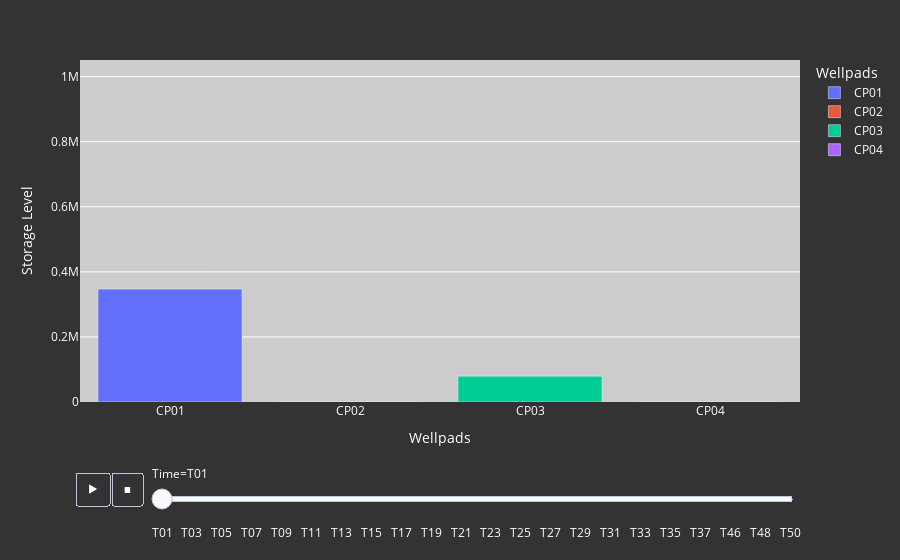

The notebook cell saved with this chart:
### Markdown cell above
## Checking for variation over time

* Useful for keeping track of the storage tank levels over time
* Support for 3 and 4-indexed variables:
    - Location, Time, Quantity
    - Location, Destination, Time, Quantity

### Code cell
from pareto.utilities.results import plot_bars
args={'chart_title': 'Storage Levels',
      'labels': [('Wellpads', 'Time', 'Storage Level')]}
input_data = {
    "pareto_var": df_parameters_results["v_L_PadStorage"]}
plot_bars(input_data, args=args)
# df_parameters["v_L_PadStorage"]

### Figure 1 — Plotly figure (JSON) as saved in the notebook; plotly's stock layout.template omitted (floating-point values rounded to 4 significant figures)
{"data": [{"alignmentgroup": "True", "hovertemplate": "Wellpads=%{x}<br>Time=T01<br>Storage Level=%{y}<extra></extra>", "legendgroup": "CP01", "marker": {"color": "#636efa", "pattern": {"shape": ""}}, "name": "CP01", "offsetgroup": "CP01", "orientation": "v", "showlegend": true, "textposition": "auto", "type": "bar", "x": ["CP01"], "xaxis": "x", "y": [347000], "yaxis": "y"}, {"alignmentgroup": "True", "hovertemplate": "Wellpads=%{x}<br>Time=T01<br>Storage Level=%{y}<extra></extra>", "legendgroup": "CP02", "marker": {"color": "#EF553B", "pattern": {"shape": ""}}, "name": "CP02", "offsetgroup": "CP02", "orientation": "v", "showlegend": true, "textposition": "auto", "type": "bar", "x": ["CP02"], "xaxis": "x", "y": [1e-10], "yaxis": "y"}, {"alignmentgroup": "True", "hovertemplate": "Wellpads=%{x}<br>Time=T01<br>Storage Level=%{y}<extra></extra>", "legendgroup": "CP03", "marker": {"color": "#00cc96", "pattern": {"shape": ""}}, "name": "CP03", "offsetgroup": "CP03", "orientation": "v", "showlegend": true, "textposition": "auto", "type": "bar", "x": ["CP03"], "xaxis": "x", "y": [79500], "yaxis": "y"}, {"alignmentgroup": "True", "hovertemplate": "Wellpads=%{x}<br>Time=T01<br>Storage Level=%{y}<extra></extra>", "legendgroup": "CP04", "marker": {"color": "#ab63fa", "pattern": {"shape": ""}}, "name": "CP04", "offsetgroup": "CP04", "orientation": "v", "showlegend": true, "textposition": "auto", "type": "bar", "x": ["CP04"], "xaxis": "x", "y": [1e-10], "yaxis": "y"}], "layout": {"barmode": "relative", "font": {"color": "#fff"}, "legend": {"title": {"text": "Wellpads"}, "tracegroupgap": 0}, "margin": {"t": 60}, "paper_bgcolor": "#333", "plot_bgcolor": "#ccc", "sliders": [{"active": 0, "currentvalue": {"prefix": "Time="}, "len": 0.9, "pad": {"b": 10, "t": 60}, "steps": [{"args": [["T01"], {"frame": {"duration": 0, "redraw": true}, "fromcurrent": true, "mode": "immediate", "transition": {"duration": 0, "easing": "linear"}}], "label": "T01", "method": "animate"}, {"args": [["T02"], {"frame": {"duration": 0, "redraw": true}, "fromcurrent": true, "mode": "immediate", "transition": {"duration": 0, "easing": "linear"}}], "label": "T02", "method": "animate"}, {"args": [["T03"], {"frame": {"duration": 0, "redraw": true}, "fromcurrent": true, "mode": "immediate", "transition": {"duration": 0, "easing": "linear"}}], "label": "T03", "method": "animate"}, {"args": [["T04"], {"frame": {"duration": 0, "redraw": true}, "fromcurrent": true, "mode": "immediate", "transition": {"duration": 0, "easing": "linear"}}], "label": "T04", "method": "animate"}, {"args": [["T05"], {"frame": {"duration": 0, "redraw": true}, "fromcurrent": true, "mode": "immediate", "transition": {"duration": 0, "easing": "linear"}}], "label": "T05", "method": "animate"}, {"args": [["T06"], {"frame": {"duration": 0, "redraw": true}, "fromcurrent": true, "mode": "immediate", "transition": {"duration": 0, "easing": "linear"}}], "label": "T06", "method": "animate"}, {"args": [["T07"], {"frame": {"duration": 0, "redraw": true}, "fromcurrent": true, "mode": "immediate", "transition": {"duration": 0, "easing": "linear"}}], "label": "T07", "method": "animate"}, {"args": [["T08"], {"frame": {"duration": 0, "redraw": true}, "fromcurrent": true, "mode": "immediate", "transition": {"duration": 0, "easing": "linear"}}], "label": "T08", "method": "animate"}, {"args": [["T09"], {"frame": {"duration": 0, "redraw": true}, "fromcurrent": true, "mode": "immediate", "transition": {"duration": 0, "easing": "linear"}}], "label": "T09", "method": "animate"}, {"args": [["T10"], {"frame": {"duration": 0, "redraw": true}, "fromcurrent": true, "mode": "immediate", "transition": {"duration": 0, "easing": "linear"}}], "label": "T10", "method": "animate"}, {"args": [["T11"], {"frame": {"duration": 0, "redraw": true}, "fromcurrent": true, "mode": "immediate", "transition": {"duration": 0, "easing": "linear"}}], "label": "T11", "method": "animate"}, {"args": [["T12"], {"frame": {"duration": 0, "redraw": true}, "fromcurrent": true, "mode": "immediate", "transition": {"duration": 0, "easing": "linear"}}], "label": "T12", "method": "animate"}, {"args": [["T13"], {"frame": {"duration": 0, "redraw": true}, "fromcurrent": true, "mode": "immediate", "transition": {"duration": 0, "easing": "linear"}}], "label": "T13", "method": "animate"}, {"args": [["T14"], {"frame": {"duration": 0, "redraw": true}, "fromcurrent": true, "mode": "immediate", "transition": {"duration": 0, "easing": "linear"}}], "label": "T14", "method": "animate"}, {"args": [["T15"], {"frame": {"duration": 0, "redraw": true}, "fromcurrent": true, "mode": "immediate", "transition": {"duration": 0, "easing": "linear"}}], "label": "T15", "method": "animate"}, {"args": [["T16"], {"frame": {"duration": 0, "redraw": true}, "fromcurrent": true, "mode": "immediate", "transition": {"duration": 0, "easing": "linear"}}], "label": "T16", "method": "animate"}, {"args": [["T17"], {"frame": {"duration": 0, "redraw": true}, "fromcurrent": true, "mode": "immediate", "transition": {"duration": 0, "easing": "linear"}}], "label": "T17", "method": "animate"}, {"args": [["T18"], {"frame": {"duration": 0, "redraw": true}, "fromcurrent": true, "mode": "immediate", "transition": {"duration": 0, "easing": "linear"}}], "label": "T18", "method": "animate"}, {"args": [["T19"], {"frame": {"duration": 0, "redraw": true}, "fromcurrent": true, "mode": "immediate", "transition": {"duration": 0, "easing": "linear"}}], "label": "T19", "method": "animate"}, {"args": [["T20"], {"frame": {"duration": 0, "redraw": true}, "fromcurrent": true, "mode": "immediate", "transition": {"duration": 0, "easing": "linear"}}], "label": "T20", "method": "animate"}, {"args": [["T21"], {"frame": {"duration": 0, "redraw": true}, "fromcurrent": true, "mode": "immediate", "transition": {"duration": 0, "easing": "linear"}}], "label": "T21", "method": "animate"}, {"args": [["T22"], {"frame": {"duration": 0, "redraw": true}, "fromcurrent": true, "mode": "immediate", "transition": {"duration": 0, "easing": "linear"}}], "label": "T22", "method": "animate"}, {"args": [["T23"], {"frame": {"duration": 0, "redraw": true}, "fromcurrent": true, "mode": "immediate", "transition": {"duration": 0, "easing": "linear"}}], "label": "T23", "method": "animate"}, {"args": [["T24"], {"frame": {"duration": 0, "redraw": true}, "fromcurrent": true, "mode": "immediate", "transition": {"duration": 0, "easing": "linear"}}], "label": "T24", "method": "animate"}, {"args": [["T25"], {"frame": {"duration": 0, "redraw": true}, "fromcurrent": true, "mode": "immediate", "transition": {"duration": 0, "easing": "linear"}}], "label": "T25", "method": "animate"}, {"args": [["T26"], {"frame": {"duration": 0, "redraw": true}, "fromcurrent": true, "mode": "immediate", "transition": {"duration": 0, "easing": "linear"}}], "label": "T26", "method": "animate"}, {"args": [["T27"], {"frame": {"duration": 0, "redraw": true}, "fromcurrent": true, "mode": "immediate", "transition": {"duration": 0, "easing": "linear"}}], "label": "T27", "method": "animate"}, {"args": [["T28"], {"frame": {"duration": 0, "redraw": true}, "fromcurrent": true, "mode": "immediate", "transition": {"duration": 0, "easing": "linear"}}], "label": "T28", "method": "animate"}, {"args": [["T29"], {"frame": {"duration": 0, "redraw": true}, "fromcurrent": true, "mode": "immediate", "transition": {"duration": 0, "easing": "linear"}}], "label": "T29", "method": "animate"}, {"args": [["T30"], {"frame": {"duration": 0, "redraw": true}, "fromcurrent": true, "mode": "immediate", "transition": {"duration": 0, "easing": "linear"}}], "label": "T30", "method": "animate"}, {"args": [["T31"], {"frame": {"duration": 0, "redraw": true}, "fromcurrent": true, "mode": "immediate", "transition": {"duration": 0, "easing": "linear"}}], "label": "T31", "method": "animate"}, {"args": [["T32"], {"frame": {"duration": 0, "redraw": true}, "fromcurrent": true, "mode": "immediate", "transition": {"duration": 0, "easing": "linear"}}], "label": "T32", "method": "animate"}, {"args": [["T33"], {"frame": {"duration": 0, "redraw": true}, "fromcurrent": true, "mode": "immediate", "transition": {"duration": 0, "easing": "linear"}}], "label": "T33", "method": "animate"}, {"args": [["T34"], {"frame": {"duration": 0, "redraw": true}, "fromcurrent": true, "mode": "immediate", "transition": {"duration": 0, "easing": "linear"}}], "label": "T34", "method": "animate"}, {"args": [["T35"], {"frame": {"duration": 0, "redraw": true}, "fromcurrent": true, "mode": "immediate", "transition": {"duration": 0, "easing": "linear"}}], "label": "T35", "method": "animate"}, {"args": [["T36"], {"frame": {"duration": 0, "redraw": true}, "fromcurrent": true, "mode": "immediate", "transition": {"duration": 0, "easing": "linear"}}], "label": "T36", "method": "animate"}, {"args": [["T37"], {"frame": {"duration": 0, "redraw": true}, "fromcurrent": true, "mode": "immediate", "transition": {"duration": 0, "easing": "linear"}}], "label": "T37", "method": "animate"}, {"args": [["T38"], {"frame": {"duration": 0, "redraw": true}, "fromcurrent": true, "mode": "immediate", "transition": {"duration": 0, "easing": "linear"}}], "label": "T38", "method": "animate"}, {"args": [["T46"], {"frame": {"duration": 0, "redraw": true}, "fromcurrent": true, "mode": "immediate", "transition": {"duration": 0, "easing": "linear"}}], "label": "T46", "method": "animate"}, {"args": [["T47"], {"frame": {"duration": 0, "redraw": true}, "fromcurrent": true, "mode": "immediate", "transition": {"duration": 0, "easing": "linear"}}], "label": "T47", "method": "animate"}, {"args": [["T48"], {"frame": {"duration": 0, "redraw": true}, "fromcurrent": true, "mode": "immediate", "transition": {"duration": 0, "easing": "linear"}}], "label": "T48", "method": "animate"}, {"args": [["T49"], {"frame": {"duration": 0, "redraw": true}, "fromcurrent": true, "mode": "immediate", "transition": {"duration": 0, "easing": "linear"}}], "label": "T49", "method": "animate"}, {"args": [["T50"], {"frame": {"duration": 0, "redraw": true}, "fromcurrent": true, "mode": "immediate", "transition": {"duration": 0, "easing": "linear"}}], "label": "T50", "method": "animate"}], "x": 0.1, "xanchor": "left", "y": 0, "yanchor": "top"}], "updatemenus": [{"buttons": [{"args": [null, {"frame": {"duration": 200, "redraw": false}, "fromcurrent": true, "mode": "immediate", "transition": {"duration": 1000, "easing": "linear"}}], "label": "&#9654;", "method": "animate"}, {"args": [[null], {"frame": {"duration": 0, "redraw": true}, "fromcurrent": true, "mode": "immediate", "transition": {"duration": 0, "easing": "linear"}}], "label": "&#9724;", "method": "animate"}], "direction": "left", "pad": {"r": 10, "t": 70}, "showactive": false, "type": "buttons", "x": 0.1, "xanchor": "right", "y": 0, "yanchor": "top"}], "xaxis": {"anchor": "y", "categoryarray": ["CP01", "CP02", "CP03", "CP04"], "categoryorder": "array", "domain": [0, 1], "title": {"text": "Wellpads"}}, "yaxis": {"anchor": "x", "domain": [0, 1], "range": [1, 1051000.0], "title": {"text": "Storage Level"}}}}
